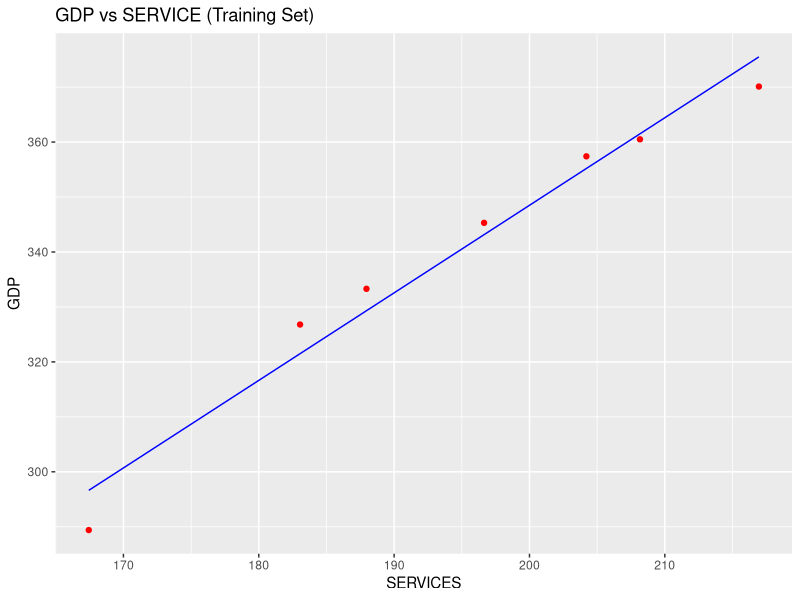
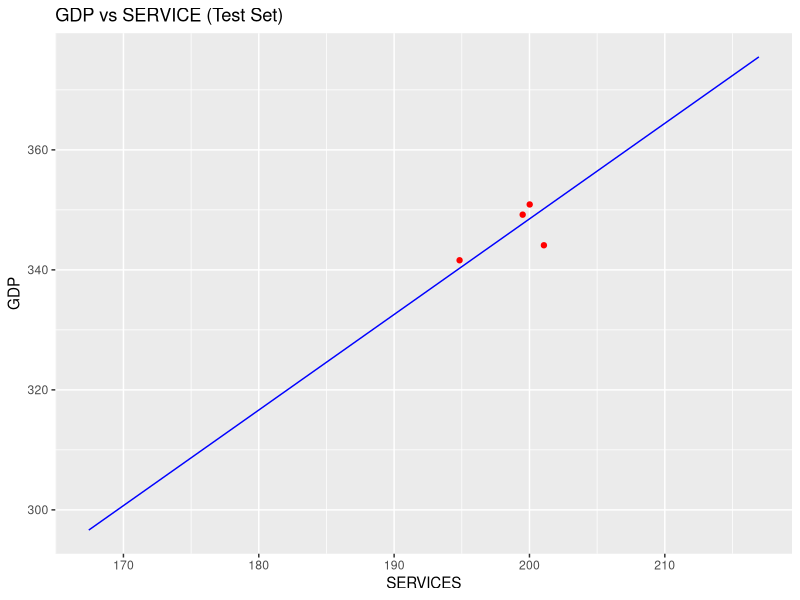
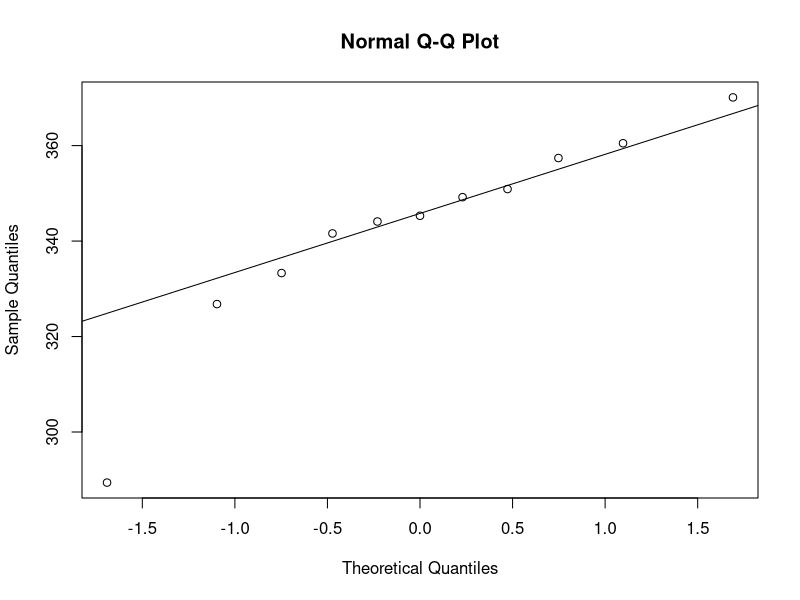

Source code (R) for these figures, in order:
# Simple Linear Regression

# Importing the dataset
dataset = read.csv('data_gdp.csv')
# dataset = dataset[, 2:3]

# Splitting the dataset into the Training Set and Test Set
# install.packages('caTools')
library(caTools)
set.seed(1234)
split = sample.split(dataset$GDP, SplitRatio = 2/3)
training_set = subset(dataset, split == TRUE)
test_set = subset(dataset, split == FALSE)

# Feature Scaling
# training_set[, 2:3] = scale(training_set[, 2:3])
# test_set[, 2:3] = scale(test[, 2:3])

# Fitting Simple Linear Regression to the Training Set
regressor = lm(formula = GDP ~ SERVICE, data = training_set)

# Predicting the test set results
y_pred = predict(regressor, newdata = test_set)

# Visualizing the Training Set results
# install.packages('ggplot2')
library(ggplot2)
ggplot() + 
  geom_point(aes(x = training_set$SERVICE, y = training_set$GDP),
             colour = 'red') + 
  geom_line(aes(x = training_set$SERVICE, y = predict(regressor, newdata = training_set)),
            colour = 'blue') +
  ggtitle('GDP vs SERVICE (Training Set)') +
  xlab('SERVICES') +
  ylab('GDP')

# Visualizing the Test Set results
ggplot() + 
  geom_point(aes(x = test_set$SERVICE, y = test_set$GDP),
             colour = 'red') + 
  geom_line(aes(x = training_set$SERVICE, y = predict(regressor, newdata = training_set)),
            colour = 'blue') +
  ggtitle('GDP vs SERVICE (Test Set)') +
  xlab('SERVICES') +
  ylab('GDP')


# Check Normality
# ShapiroWilkTest
# install.packages("nortest")
library("dplyr")
library(nortest)
shapiro.test(dataset$GDP)
qqnorm(dataset$GDP)
qqline(dataset$GDP)

# Check Hetroscedacity
model<-lm(GDP~SERVICE, data=dataset)
library(lmtest)
summary(model)
lmtest::bptest(model)
